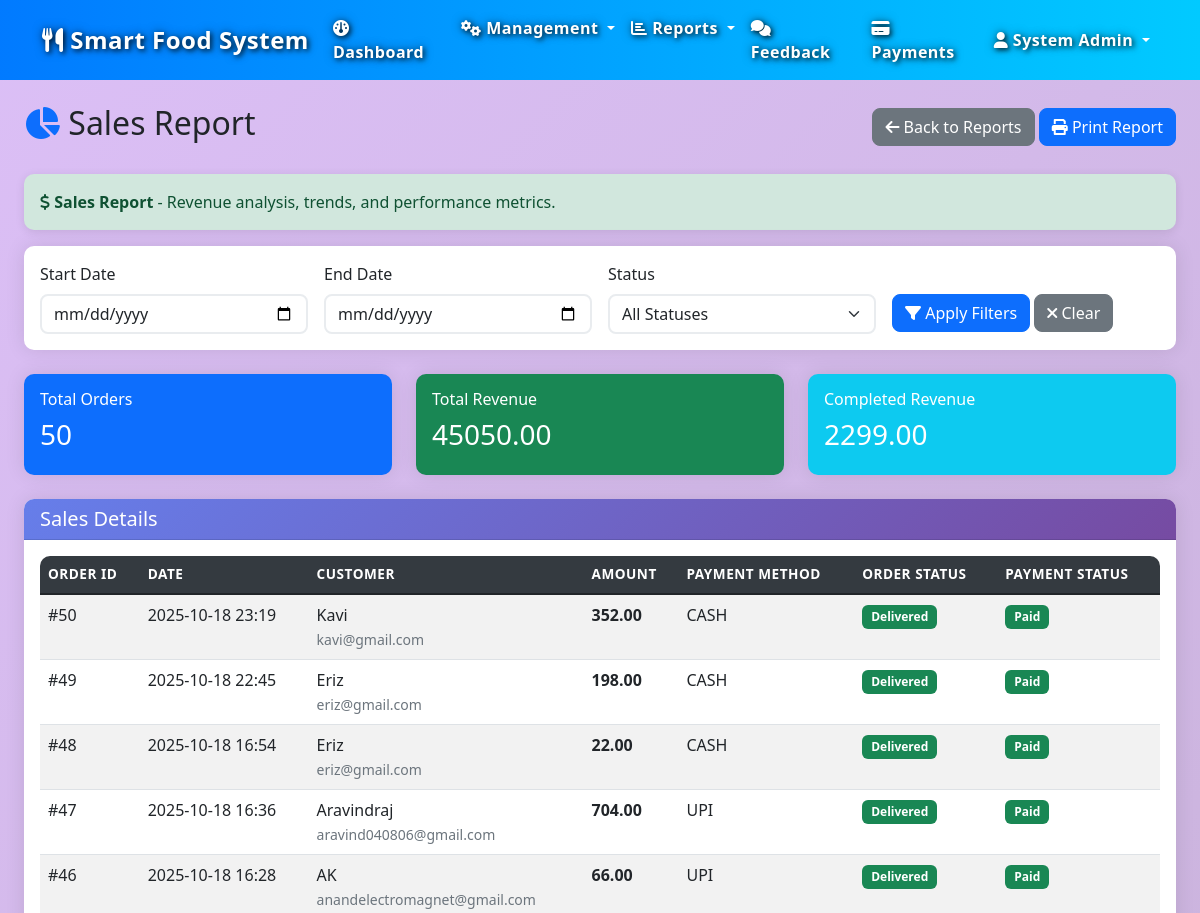
Before: /reports/sales (signed in, upper part) with the older database file.
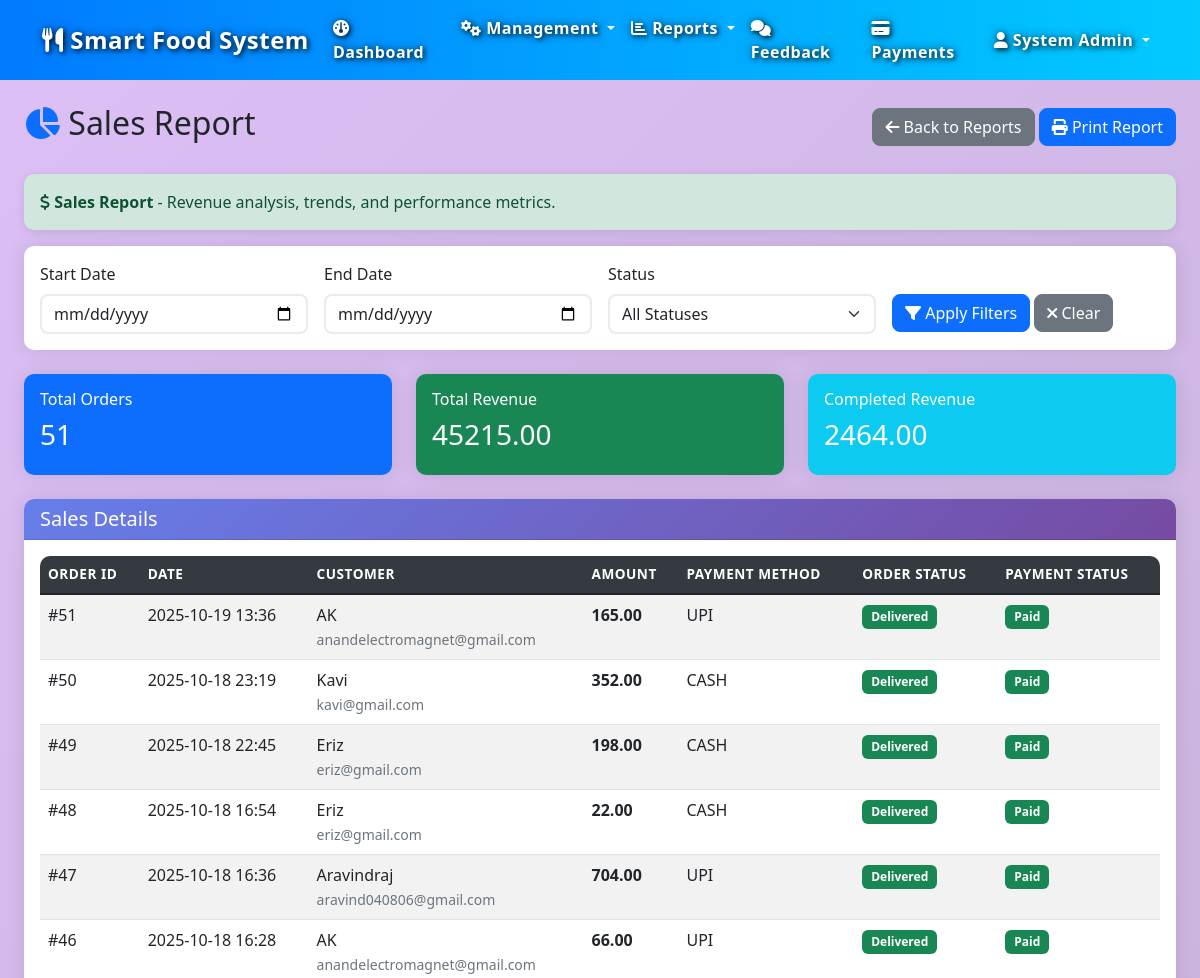
After: the same page with the newer database file.
### models.py (models this page shows, shortened)
class Payment(db.Model):
    __tablename__ = 'payment'
    payment_id = db.Column(db.Integer, primary_key=True, autoincrement=True)
    order_id = db.Column(db.Integer, db.ForeignKey('order.order_id'), nullable=False)
    payment_method = db.Column(db.String(50), nullable=False)  # Cash, Card, Online, UPI
    amount = db.Column(db.Numeric(10, 2), nullable=False)
    payment_date = db.Column(db.DateTime, default=datetime.now, nullable=False)
    transaction_id = db.Column(db.String(100), nullable=True)
    status = db.Column(db.String(20), default='Pending', nullable=False)  # Pending, Completed, Failed, Refunded

class User(db.Model):
    __tablename__ = 'user'
    user_id = db.Column(db.Integer, primary_key=True, autoincrement=True)
    name = db.Column(db.String(100), nullable=False)
    email = db.Column(db.String(120), unique=True, nullable=False)
    phone = db.Column(db.String(20), nullable=False)
    role = db.Column(db.String(20), nullable=False)  # Admin, Supervisor, Employee, Customer
    password = db.Column(db.String(255), nullable=False)
    address = db.Column(db.Text, nullable=True)
    created_date = db.Column(db.DateTime, default=datetime.now)
    two_factor_enabled = db.Column(db.Boolean, default=False)
    otp_code = db.Column(db.String(6), nullable=True)
    otp_expiry = db.Column(db.DateTime, nullable=True)
    backup_codes = db.Column(db.Text, nullable=True)  # Comma-separated encrypted codes
    failed_login_attempts = db.Column(db.Integer, default=0)
    account_locked_until = db.Column(db.DateTime, nullable=True)
    last_login = db.Column(db.DateTime, nullable=True)
    orders = db.relationship('Order', backref='customer', lazy=True, cascade='all, delete-orphan')
    feedback = db.relationship('Feedback', backref='user', lazy=True, cascade='all, delete-orphan')
    recommendations = db.relationship('Recommendation', backref='user', lazy=True, cascade='all, delete-orphan')
    login_history = db.relationship('LoginHistory', backref='user', lazy=True, cascade='all, delete-orphan')
    trusted_devices = db.relationship('TrustedDevice', backref='user', lazy=True, cascade='all, delete-orphan')

class Order(db.Model):
    __tablename__ = 'order'
    order_id = db.Column(db.Integer, primary_key=True, autoincrement=True)
    user_id = db.Column(db.Integer, db.ForeignKey('user.user_id'), nullable=False)
    order_date = db.Column(db.DateTime, default=datetime.now, nullable=False)
    total_amount = db.Column(db.Numeric(10, 2), nullable=False)
    status = db.Column(db.String(20), default='Pending', nullable=False)  # Pending, Confirmed, Preparing, Ready, Delivered, Cancelled
    delivery_address = db.Column(db.Text, nullable=True)
    order_time = db.Column(db.Time, nullable=True)
    estimated_time = db.Column(db.DateTime, nullable=True)
    order_details = db.relationship('OrderDetails', backref='order', lazy=True, cascade='all, delete-orphan')
    payment = db.relationship('Payment', backref='order', uselist=False, cascade='all, delete-orphan')
    feedback = db.relationship('Feedback', backref='order', lazy=True, cascade='all, delete-orphan')
    delivery = db.relationship('Delivery', backref='order', uselist=False, cascade='all, delete-orphan')

### routes/reports.py (the view)
@reports_bp.route('/sales')
@admin_required
def sales_report():
    start_date = request.args.get('start_date', '')
    end_date = request.args.get('end_date', '')
    status = request.args.get('status', '')
    query = db.session.query(
        Order.order_id,
        Order.order_date,
        Order.total_amount,
        Order.status,
        User.name.label('customer_name'),
        User.email.label('customer_email'),
        Payment.payment_method,
        Payment.status.label('payment_status')
    ).join(User, Order.user_id == User.user_id).outerjoin(
        Payment, Order.order_id == Payment.order_id
    )
    if start_date:
        query = query.filter(Order.order_date >= datetime.strptime(start_date, '%Y-%m-%d'))
    if end_date:
        query = query.filter(Order.order_date <= datetime.strptime(end_date, '%Y-%m-%d'))
    if status:
        query = query.filter(Order.status == status)
    sales_data = query.order_by(Order.order_date.desc()).all()
    total_amount = sum(sale.total_amount for sale in sales_data)
    completed_orders = [sale for sale in sales_data if sale.status in ['Delivered', 'Completed']]
    completed_amount = sum(sale.total_amount for sale in completed_orders)
    daily_sales = {}
    for sale in sales_data:
        date_key = sale.order_date.strftime('%Y-%m-%d')
        if date_key not in daily_sales:
            daily_sales[date_key] = {'orders': 0, 'revenue': 0}
        daily_sales[date_key]['orders'] += 1
        daily_sales[date_key]['revenue'] += float(sale.total_amount)
    chart_data = []
    for date_key in sorted(daily_sales.keys()):
        chart_data.append({
            'date': date_key,
            'orders': daily_sales[date_key]['orders'],
            'revenue': daily_sales[date_key]['revenue']
        })
    order_statuses = db.session.query(Order.status).distinct().all()
    order_statuses = [status[0] for status in order_statuses]
    return render_template('reports/sales_report.html',
                         sales_data=sales_data,
                         total_amount=float(total_amount),
                         completed_amount=float(completed_amount),
                         chart_data=chart_data,
                         order_statuses=order_statuses,
                         filters={'start_date': start_date, 'end_date': end_date, 'status': status})

### templates/reports/sales_report.html (shortened to what this page needs)
{% extends "base.html" %}
{% block content %}
<div class="container-fluid mt-4">
    <div class="d-flex justify-content-between align-items-center mb-4">
        <h2>
            <i class="fas fa-chart-pie text-primary"></i>
            Sales Report
        </h2>
        <div>
            <a href="{{ url_for('reports.reports_dashboard') }}" class="btn btn-secondary">
                <i class="fas fa-arrow-left"></i>
                Back to Reports
            </a>
            <button class="btn btn-primary" onclick="window.print()">
                <i class="fas fa-print"></i>
                Print Report
            </button>
        </div>
    </div>
    <div class="alert alert-success">
        <i class="fas fa-dollar-sign"></i>
        <strong>Sales Report</strong> - Revenue analysis, trends, and performance metrics.
    </div>
    <div class="card mb-4">
        <div class="card-body">
            <form method="GET" action="{{ url_for('reports.sales_report') }}" class="row g-3">
                <div class="col-md-3">
                    <label class="form-label">Start Date</label>
                    <input type="date" name="start_date" class="form-control" value="{{ filters.start_date or '' }}">
                </div>
                <div class="col-md-3">
                    <label class="form-label">End Date</label>
                    <input type="date" name="end_date" class="form-control" value="{{ filters.end_date or '' }}">
                </div>
                <div class="col-md-3">
                    <label class="form-label">Status</label>
                    <select name="status" class="form-select">
                        <option value="">All Statuses</option>
                    </select>
                </div>
                <div class="col-md-3">
                    <label class="form-label">&nbsp;</label>
                    <div>
                        <button type="submit" class="btn btn-primary">
                            <i class="fas fa-filter"></i> Apply Filters
                        </button>
                        <a href="{{ url_for('reports.sales_report') }}" class="btn btn-secondary">
                            <i class="fas fa-times"></i> Clear
                        </a>
                    </div>
                </div>
            </form>
        </div>
    </div>
    <div class="row mb-4">
        <div class="col-md-4">
            <div class="card bg-primary text-white">
                <div class="card-body">
                    <h6 class="card-title">Total Orders</h6>
                    <h3>{{ sales_data|length }}</h3>
                </div>
            </div>
        </div>
        <div class="col-md-4">
            <div class="card bg-success text-white">
                <div class="card-body">
                    <h6 class="card-title">Total Revenue</h6>
                    <h3>{{ "%.2f"|format(total_amount) }}</h3>
                </div>
            </div>
        </div>
        <div class="col-md-4">
            <div class="card bg-info text-white">
                <div class="card-body">
                    <h6 class="card-title">Completed Revenue</h6>
                    <h3>{{ "%.2f"|format(completed_amount) }}</h3>
                </div>
            </div>
        </div>
    </div>
    <div class="card">
        <div class="card-header">
            <h5 class="mb-0">Sales Details</h5>
        </div>
        <div class="card-body">
            {% if sales_data %}
            <div class="table-responsive">
                <table class="table table-striped table-hover">
                    <thead class="table-dark">
                        <tr>
                            <th>Order ID</th>
                            <th>Date</th>
                            <th>Customer</th>
                            <th>Amount</th>
                            <th>Payment Method</th>
                            <th>Order Status</th>
                            <th>Payment Status</th>
                        </tr>
                    </thead>
                    <tbody>
                        {% for sale in sales_data %}
                        <tr>
                            <td>#{{ sale.order_id }}</td>
                            <td>{{ sale.order_date.strftime('%Y-%m-%d %H:%M') if sale.order_date else 'N/A' }}</td>
                            <td>
                                {{ sale.customer_name }}<br>
                                <small class="text-muted">{{ sale.customer_email }}</small>
                            </td>
                            <td><strong>{{ "%.2f"|format(sale.total_amount) }}</strong></td>
                            <td>{{ sale.payment_method or 'N/A' }}</td>
                            <td>
                                {% if sale.status == 'Delivered' or sale.status == 'Completed' %}
                                <span class="badge bg-success">{{ sale.status }}</span>
                                {% elif sale.status == 'Pending' %}
                                <span class="badge bg-warning">{{ sale.status }}</span>
                                {% elif sale.status == 'Cancelled' %}
                                <span class="badge bg-danger">{{ sale.status }}</span>
                                {% else %}
                                <span class="badge bg-secondary">{{ sale.status }}</span>
                                {% endif %}
                            </td>
                            <td>
                                {% if sale.payment_status == 'Completed' or sale.payment_status == 'completed' %}
                                <span class="badge bg-success">Paid</span>
                                {% elif sale.payment_status == 'Pending' or sale.payment_status == 'pending' %}
                                <span class="badge bg-warning">Pending</span>
                                {% else %}
                                <span class="badge bg-secondary">{{ sale.payment_status or 'N/A' }}</span>
                                {% endif %}
                            </td>
                        </tr>
                        {% endfor %}
                    </tbody>
                </table>
            </div>
            {% else %}
            <div class="text-center py-5">
                <i class="fas fa-chart-pie fa-3x text-muted mb-3"></i>
                <p class="text-muted">No sales data found for the selected filters.</p>
            </div>
            {% endif %}
        </div>
    </div>
</div>
{% endblock %}

### templates/base.html (shortened to what this page needs)
<!DOCTYPE html>
<html lang="en">
<head>
    <link href="https://cdn.jsdelivr.net/npm/bootstrap@5.1.3/dist/css/bootstrap.min.css" rel="stylesheet">
    <link href="https://cdnjs.cloudflare.com/ajax/libs/font-awesome/6.0.0/css/all.min.css" rel="stylesheet">
    <link href="{{ url_for('static', filename='css/style.css') }}" rel="stylesheet">
</head>
<body>
    {% if session.user_id %}
    <nav class="navbar navbar-expand-lg navbar-dark bg-primary" style="overflow: visible !important; position: relative !important;">
        <div class="container" style="overflow: visible !important; position: static !important;">
            <a class="navbar-brand" href="{{ url_for('dashboard') }}">
                <i class="fas fa-utensils"></i> Smart Food System
            </a>
            <div class="collapse navbar-collapse" id="navbarNav">
                <ul class="navbar-nav me-auto">
                    <li class="nav-item">
                        <a class="nav-link" href="{{ url_for('dashboard') }}">
                            <i class="fas fa-dashboard"></i> Dashboard
                        </a>
                    </li>
                    {% if session.user_role.lower() in ['admin', 'supervisor'] %}
                    <li class="nav-item dropdown">
                        <a class="nav-link dropdown-toggle" href="#" id="managementDropdown" role="button" data-bs-toggle="dropdown">
                            <i class="fas fa-cogs"></i> Management
                        </a>
                    </li>
                    <li class="nav-item dropdown">
                        <a class="nav-link dropdown-toggle" href="#" id="reportsDropdown" role="button" data-bs-toggle="dropdown">
                            <i class="fas fa-chart-bar"></i> Reports
                        </a>
                    </li>
                    {% endif %}
                    {% if session.user_role.lower() in ['admin', 'supervisor'] %}
                    <li class="nav-item">
                        <a class="nav-link" href="{{ url_for('feedback.list_feedback') }}">
                            <i class="fas fa-comments"></i> Feedback
                        </a>
                    </li>
                    {% endif %}
                    {% if session.user_role.lower() in ['admin', 'supervisor', 'employee'] %}
                    <li class="nav-item">
                        <a class="nav-link" href="{{ url_for('payments.list_payments') }}">
                            <i class="fas fa-credit-card"></i> Payments
                        </a>
                    </li>
                    {% endif %}
                </ul>
                <ul class="navbar-nav">
                    <li class="nav-item dropdown">
                        <a class="nav-link dropdown-toggle" href="#" id="userDropdown" role="button" data-bs-toggle="dropdown" aria-expanded="false">
                            <i class="fas fa-user"></i> {{ session.user_name }}
                        </a>
                    </li>
                </ul>
            </div>
        </div>
    </nav>
    {% endif %}
    <main class="container-fluid mt-4">
        {% block content %}{% endblock %}
    </main>
</body>
</html>

Changed rows visible on the page:
added Payment: order_id "51", order_date "2025-10-19 13:36", customer_name "AK", customer_email "anandelectromagnet@gmail.com", total_amount "165.00", payment_method "UPI", status "Delivered", status "Paid"
Other visible differences:
{{ sales_data|length }}: "50" → "51"
{{ "%.2f"|format(total_amount) }}: "45050.00" → "45215.00"
{{ "%.2f"|format(completed_amount) }}: "2299.00" → "2464.00"
